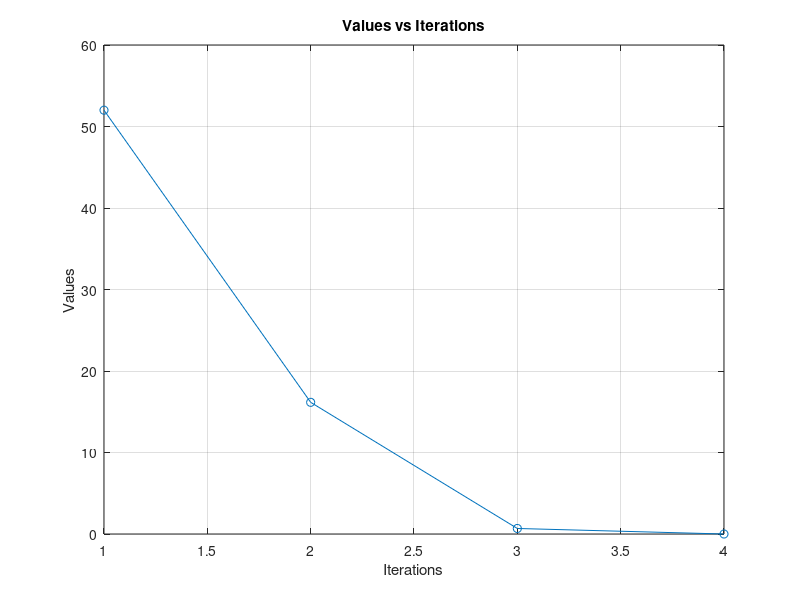

This figure's MATLAB source:
% Setup
clear
close all
clc

% Variables
x_curr = [0, 3]';       % Initial guess.
epsilon = 1e-3;         % Error tolerance.
sigma = 0.5;            % Must be in [0,1].
vals = zeros(1e4, 1);   % To Store Values for Plot Later.
iter = 1;               % Iteration Counter.

% Define functions.
f = @(x) (x(1) - 2)^4 + (x(1) - 2*x(2))^2;
g = @(x) [4*(x(1)-2)^3 + 2*(x(1) - 2*x(2)); -4*(x(1) - 2*x(2))];
h = @(x) [12*(x(1)-2)^2 + 2, -4;-4, 8];

while (true)
    vals(iter, :) = f(x_curr);
    % Initial Newton Step.
    t = (norm(g(x_curr))^2)/( g(x_curr)'*(h(x_curr)*g(x_curr) ));

    % Descent Direction.
    d = -g(x_curr);

    while (f(x_curr + t * d) >= f(x_curr) + sigma * g(x_curr)' * d * t)
        t = t * 0.5;  
    end
    % Update x.
    x_curr = x_curr + t * d;  
    if (norm(g(x_curr)) <= epsilon)
        break;
    end
    iter = iter + 1;
end
values = vals(1:ceil(length(find(vals))/2), :);
iterations = linspace(1, ceil(length(find(vals))/2), ceil(length(find(vals))/2))';

disp('Optimal x:');
disp(x_curr);

% Plot values against iterations.
disp("Plot!")
plot(iterations, values, '-o')
xlabel('Iterations')
ylabel('Values')
title('Values vs Iterations')
grid on
